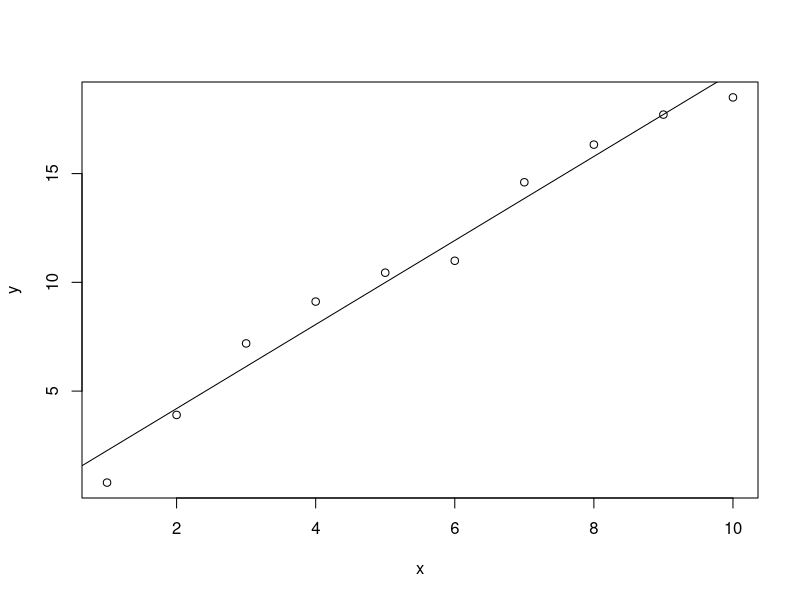

Here is the R script that generated this plot:
#!/usr/bin/env Rscript
randata=runif(10,-1,1)
x=c(1:10)
y=2*x+3*(randata/2)
mx=matrix(c(x,y),ncol=2)
df=as.data.frame(mx)
colnames(df)=c('X','Y')
plot(x,y)
lin.fit=lm(Y~X,df)
abline(lin.fit)
print(summary(lin.fit))
write.table(df,file="testdata.csv",row.names=FALSE,col.names=FALSE,sep=",")
